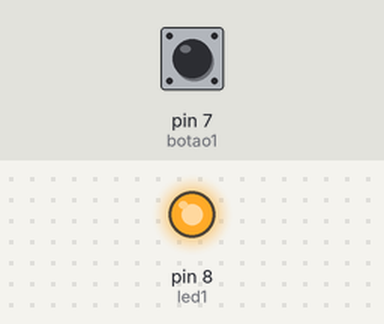
Bench run of a sketch on a simulated Arduino Uno, built with avr-gcc and run on an emulated ATmega328P. Parts: output pins drawn as LEDs (lit = HIGH). The test bench sets the inputs (shaded band); at power-on: pin 7 (botao1) LOW.

Above: at 1.2 s.
1.3 s: pin 7 (botao1) pulled HIGH for 0.15 s
At 1.37 s:
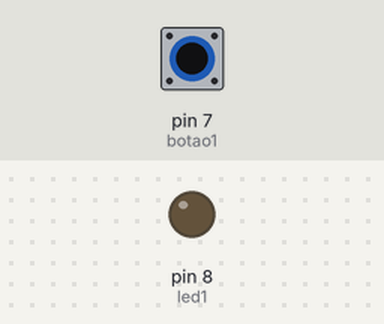
2.9 s: pin 7 (botao1) pulled HIGH for 3.2 s
At 7.1 s:
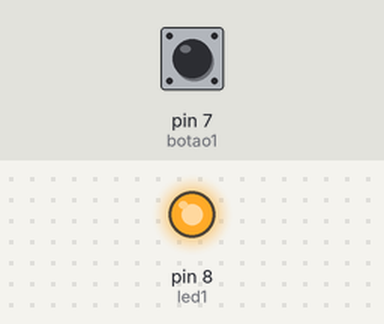
Timing chart, 0 to 8.6 s (numbered marks = the images above; inputs shaded):
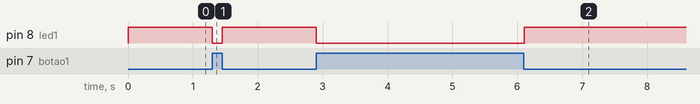

Measured:
- after the input at 1.3 s, pin 8 (led1): HIGH → LOW at once, → HIGH 0.15 s later
- after the input at 2.9 s, pin 8 (led1): HIGH → LOW at once, → HIGH 3.2 s later

The sketch:

codigo.ino
```cpp
const int botao1 = 7;
const int led1 = 8;

int var1;

void setup()
{
  pinMode(botao1, INPUT);
  pinMode(led1, OUTPUT);
  //Serial.begin(9600);
}

void loop()
{

  var1 = digitalRead(botao1);

  if(var1){
  digitalWrite(led1,LOW);
  }else{
    digitalWrite(led1, HIGH);

  }
  delay(10);
}
```
